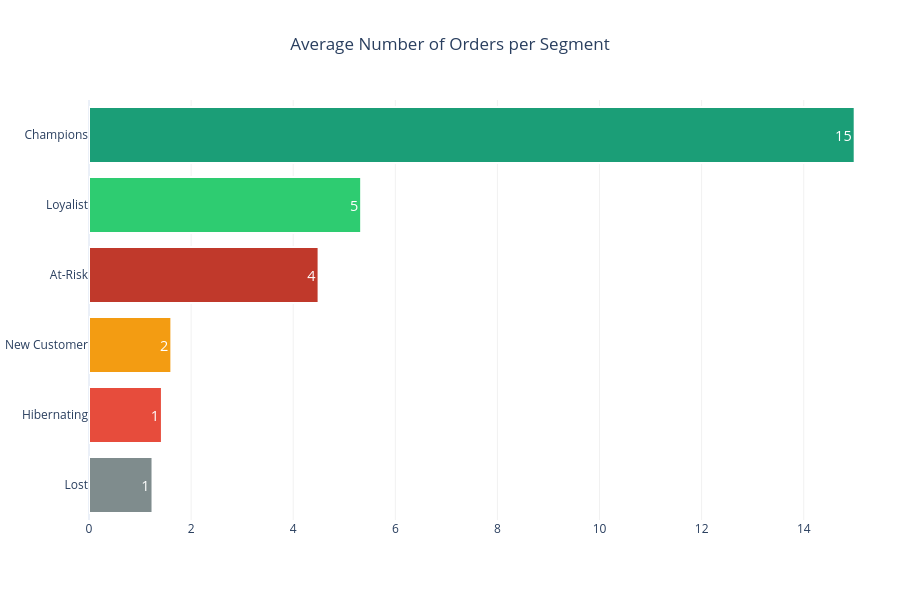

The cell this chart's notebook holds for it:
### Markdown cell above
#### Average Number of Orders per Segment

### Code cell
fig = px.bar(
    rfm.groupby('Segment')['Frequency'].mean().sort_values(ascending=False).reset_index(),
    x='Frequency',
    y='Segment',
    orientation='h',
    title='Average Number of Orders per Segment',
    color='Segment',
    color_discrete_map=color_map,
    template='plotly_white'
)

fig.update_traces(
    hovertemplate=None,
    hoverinfo="skip",
    textfont=dict(color="white", size=14.5),
    texttemplate='%{x:.0f}',
    marker=dict(line=dict(color='white', width=2))
)

fig.update_layout(
    title_x=0.5,
    showlegend=False,
    width=900,
    height=600,
    margin=dict(t=100, l=5, r=5, b=80),
    xaxis=dict(showgrid=True, gridcolor='rgba(0,0,0,0.06)'),
    xaxis_title=None,
    yaxis_title=None
)

### Figure 1 — Plotly figure (JSON) as saved in the notebook; plotly's stock layout.template omitted (floating-point values rounded to 4 significant figures)
{"data": [{"hoverinfo": "skip", "legendgroup": "Champions", "marker": {"color": "#1B9E77", "line": {"color": "white", "width": 2}, "pattern": {"shape": ""}}, "name": "Champions", "orientation": "h", "showlegend": true, "textfont": {"color": "white", "size": 14.5}, "textposition": "auto", "texttemplate": "%{x:.0f}", "type": "bar", "x": [15.0], "xaxis": "x", "y": ["Champions"], "yaxis": "y"}, {"hoverinfo": "skip", "legendgroup": "Loyalist", "marker": {"color": "#2ECC71", "line": {"color": "white", "width": 2}, "pattern": {"shape": ""}}, "name": "Loyalist", "orientation": "h", "showlegend": true, "textfont": {"color": "white", "size": 14.5}, "textposition": "auto", "texttemplate": "%{x:.0f}", "type": "bar", "x": [5.331], "xaxis": "x", "y": ["Loyalist"], "yaxis": "y"}, {"hoverinfo": "skip", "legendgroup": "At-Risk", "marker": {"color": "#C0392B", "line": {"color": "white", "width": 2}, "pattern": {"shape": ""}}, "name": "At-Risk", "orientation": "h", "showlegend": true, "textfont": {"color": "white", "size": 14.5}, "textposition": "auto", "texttemplate": "%{x:.0f}", "type": "bar", "x": [4.497], "xaxis": "x", "y": ["At-Risk"], "yaxis": "y"}, {"hoverinfo": "skip", "legendgroup": "New Customer", "marker": {"color": "#F39C12", "line": {"color": "white", "width": 2}, "pattern": {"shape": ""}}, "name": "New Customer", "orientation": "h", "showlegend": true, "textfont": {"color": "white", "size": 14.5}, "textposition": "auto", "texttemplate": "%{x:.0f}", "type": "bar", "x": [1.613], "xaxis": "x", "y": ["New Customer"], "yaxis": "y"}, {"hoverinfo": "skip", "legendgroup": "Hibernating", "marker": {"color": "#E74C3C", "line": {"color": "white", "width": 2}, "pattern": {"shape": ""}}, "name": "Hibernating", "orientation": "h", "showlegend": true, "textfont": {"color": "white", "size": 14.5}, "textposition": "auto", "texttemplate": "%{x:.0f}", "type": "bar", "x": [1.428], "xaxis": "x", "y": ["Hibernating"], "yaxis": "y"}, {"hoverinfo": "skip", "legendgroup": "Lost", "marker": {"color": "#7F8C8D", "line": {"color": "white", "width": 2}, "pattern": {"shape": ""}}, "name": "Lost", "orientation": "h", "showlegend": true, "textfont": {"color": "white", "size": 14.5}, "textposition": "auto", "texttemplate": "%{x:.0f}", "type": "bar", "x": [1.244], "xaxis": "x", "y": ["Lost"], "yaxis": "y"}], "layout": {"barmode": "relative", "height": 600, "legend": {"title": {"text": "Segment"}, "tracegroupgap": 0}, "margin": {"b": 80, "l": 5, "r": 5, "t": 100}, "showlegend": false, "title": {"text": "Average Number of Orders per Segment", "x": 0.5}, "width": 900, "xaxis": {"anchor": "y", "domain": [0, 1], "gridcolor": "rgba(0,0,0,0.06)", "showgrid": true, "title": {}}, "yaxis": {"anchor": "x", "categoryarray": ["Lost", "Hibernating", "New Customer", "At-Risk", "Loyalist", "Champions"], "categoryorder": "array", "domain": [0, 1], "title": {}}}}
